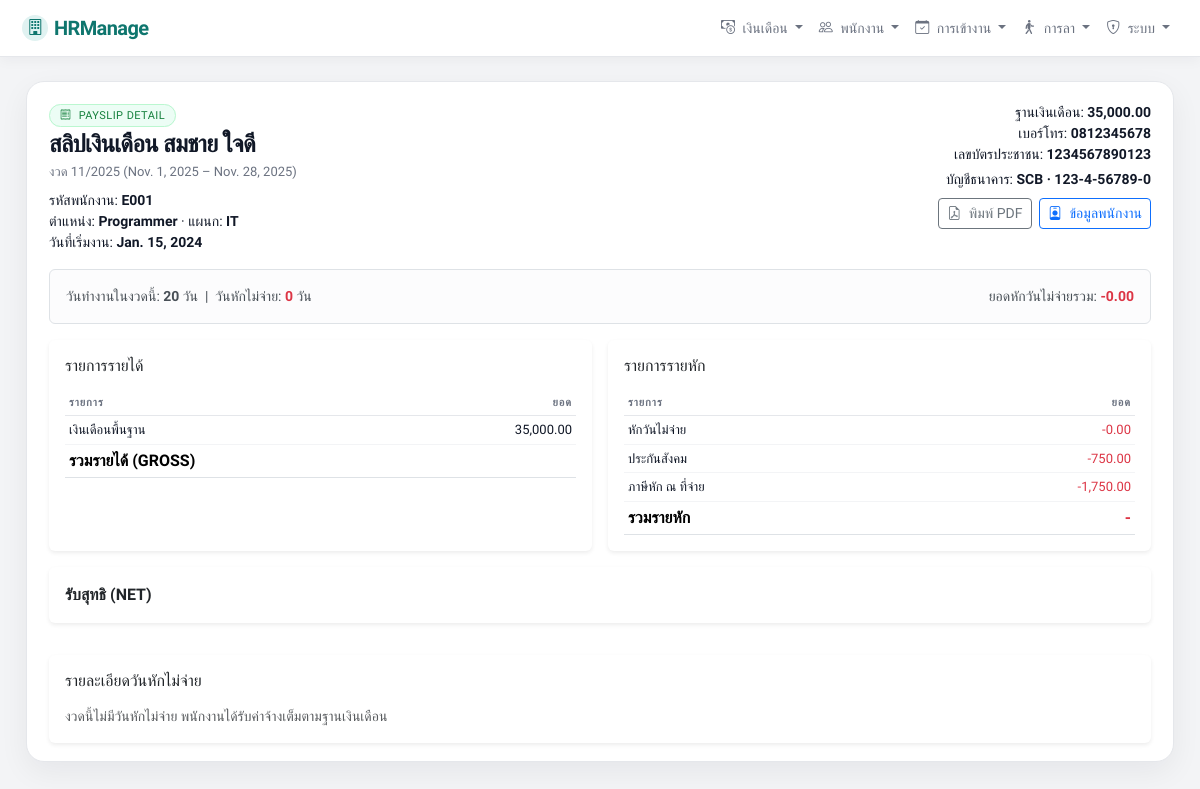
Page /hr/hr/payslips/7/ (signed in) on the committed database.
### app_hr/models.py (models this page shows, shortened)
class Payslip(models.Model):
    employee = models.ForeignKey(Employee, on_delete=models.CASCADE, related_name='payslips')
    period = models.ForeignKey(PayrollPeriod, on_delete=models.CASCADE, related_name='payslips')
    gross_income = models.DecimalField(max_digits=12, decimal_places=2, default=0, verbose_name="รายรับรวม")
    total_deduction = models.DecimalField(max_digits=12, decimal_places=2, default=0, verbose_name="รายหักรวม")
    net_income = models.DecimalField(max_digits=12, decimal_places=2, default=0, verbose_name="รับสุทธิ")
    generated_at = models.DateTimeField(auto_now_add=True)
    class Meta:
        unique_together = ('employee', 'period')

class Employee(models.Model):
    STATUS_CHOICES = (
        ('active', 'ทำงานอยู่'),
        ('inactive', 'ออกแล้ว'),
    )
    user = models.OneToOneField(
        User,
        on_delete=models.SET_NULL,
        null=True,
        blank=True,
        related_name='employee_profile',
        verbose_name="เชื่อมกับ User (สำหรับให้ล็อกอินดูสลิป)"
    )
    address = models.TextField(
        blank=True,
        null=True,
        verbose_name="ที่อยู่ติดต่อ"
    )
    phone_number = models.CharField(
        max_length=20,
        blank=True,
        null=True,
        verbose_name="เบอร์โทรศัพท์"
    )
    code = models.CharField(max_length=50, unique=True, verbose_name="รหัสพนักงาน")
    first_name = models.CharField(max_length=100, verbose_name="ชื่อ")
    last_name = models.CharField(max_length=100, verbose_name="นามสกุล")
    position = models.CharField(max_length=100, blank=True, null=True, verbose_name="ตำแหน่ง")
    department = models.CharField(max_length=100, blank=True, null=True, verbose_name="แผนก")
    hire_date = models.DateField(blank=True, null=True, verbose_name="วันที่เริ่มงาน")
    status = models.CharField(max_length=20, choices=STATUS_CHOICES, default='active')
    base_salary = models.DecimalField(
        max_digits=10,
        decimal_places=2,
        default=0,
        verbose_name="ฐานเงินเดือน / เดือน"
    )
    bank_name = models.CharField(max_length=100, blank=True, null=True, verbose_name="ธนาคาร")
    bank_account_no = models.CharField(max_length=50, blank=True, null=True, verbose_name="เลขบัญชี")
    citizen_id = models.CharField(max_length=20, blank=True, null=True, verbose_name="เลขบัตรประชาชน")

class PayrollPeriod(models.Model):
    month = models.IntegerField()   # 1-12
    year = models.IntegerField()
    start_date = models.DateField()
    end_date = models.DateField()
    is_closed = models.BooleanField(default=False, verbose_name="ปิดรอบแล้วหรือไม่")
    created_at = models.DateTimeField(auto_now_add=True)
    created_by = models.ForeignKey(
        User,
        on_delete=models.SET_NULL,
        null=True,
        blank=True,
        related_name='created_payroll_periods'
    )
    class Meta:
        unique_together = ('month', 'year')
        ordering = ['-year', '-month']

class PayslipItem(models.Model):
    TYPE_CHOICES = (
        ('earning', 'รายรับ'),
        ('deduction', 'รายหัก'),
    )
    payslip = models.ForeignKey(Payslip, on_delete=models.CASCADE, related_name='items')
    item_type = models.CharField(max_length=20, choices=TYPE_CHOICES)
    earning_type = models.ForeignKey(EarningType, on_delete=models.SET_NULL, null=True, blank=True)
    deduction_type = models.ForeignKey(DeductionType, on_delete=models.SET_NULL, null=True, blank=True)
    name = models.CharField(max_length=100, verbose_name="ชื่อรายการ")
    amount = models.DecimalField(max_digits=12, decimal_places=2, verbose_name="จำนวนเงิน")

class EarningType(models.Model):
    name = models.CharField(max_length=100, verbose_name="ชื่อรายรับ")
    code = models.CharField(max_length=50, unique=True, verbose_name="รหัส")
    is_taxable = models.BooleanField(default=True, verbose_name="นำไปคำนวณภาษีไหม")
    is_ssf = models.BooleanField(default=True, verbose_name="นำไปคำนวณประกันสังคมไหม")

class DeductionType(models.Model):
    name = models.CharField(max_length=100, verbose_name="ชื่อรายหัก")
    code = models.CharField(max_length=50, unique=True, verbose_name="รหัส")
    is_tax = models.BooleanField(default=False, verbose_name="เป็นภาษีไหม")
    is_ssf = models.BooleanField(default=False, verbose_name="เป็นประกันสังคมไหม")

### app_hr/views.py (the view, shortened to what this page needs)
# urls.py: path('hr/payslips/<int:pk>/', views.payslip_detail_view, name='payslip_detail'),
@hr_required
def payslip_detail_view(request, pk):
    payslip = get_object_or_404(
        Payslip.objects.select_related('employee', 'period'),
        pk=pk
    )
    items = PayslipItem.objects.filter(
        payslip=payslip
    ).select_related('earning_type', 'deduction_type')
    unpaid_item = None
    for it in items:
        if it.deduction_type and it.deduction_type.code == 'UNPAID':
            unpaid_item = it
            break
    emp = payslip.employee
    period = payslip.period
    working_days = []
    current = period.start_date
    while current <= period.end_date:
        if current.weekday() < 5 and not Holiday.objects.filter(date=current).exists():
            working_days.append(current)
        current += timedelta(days=1)
    att_qs = AttendanceRecord.objects.filter(
        employee=emp,
        work_date__gte=period.start_date,
        work_date__lte=period.end_date,
    )
    att_map = {a.work_date: a for a in att_qs}
    leave_qs = LeaveRecord.objects.filter(
        employee=emp,
        status='approved',
        start_date__lte=period.end_date,
        end_date__gte=period.start_date,
    ).select_related('leave_type')
    unpaid_leave_days = set()
    unpaid_details = []
    unpaid_days_count = 0
    for d in working_days:
        reason = None
        if d in unpaid_leave_days:
            reason = 'ลา (ไม่จ่ายเงิน)'
        else:
            att = att_map.get(d)
            if not att:
                reason = 'ไม่มีบันทึกเข้างาน (ขาด)'
            elif att.status == 'absent':
                reason = 'ขาดงาน'
        if reason:
            unpaid_days_count += 1
            unpaid_details.append({
                'date': d,
                'reason': reason,
            })
    context = {
        'payslip': payslip,
        'items': items,
        'unpaid_item': unpaid_item,
        'working_day_count': len(working_days),
        'unpaid_days_count': unpaid_days_count,
        'unpaid_details': unpaid_details,
    }
    return render(request, 'app_hr/payslip_detail.html', context)

### app_hr/views.py (called while the page is built)
def hr_required(view_func):
    decorated_view_func = login_required(
        user_passes_test(
            lambda u: u.is_staff or u.is_superuser,
        )(view_func)
    )
    return decorated_view_func

### app_hr/templates/app_hr/payslip_detail.html (shortened to what this page needs)
{% extends 'app_hr/hr_base.html' %}
{% load humanize %}
{% block content %}
<div class="card-soft mb-3">
  <div class="card-soft-inner">
    <div class="d-flex justify-content-between align-items-start mb-3 flex-wrap gap-2">
      <div>
        <span class="badge-pill pill-success mb-1">
          <i class="bi bi-receipt me-1"></i> Payslip Detail
        </span>
        <div class="page-title mb-0">
          สลิปเงินเดือน {{ payslip.employee.first_name }} {{ payslip.employee.last_name }}
        </div>
        <div class="page-subtitle">
          งวด {{ payslip.period.month }}/{{ payslip.period.year }}
          ({{ payslip.period.start_date }} – {{ payslip.period.end_date }})
        </div>
        <div class="mt-2 small">
          <div>
            รหัสพนักงาน: <strong>{{ payslip.employee.code }}</strong>
          </div>
          <div>
            ตำแหน่ง: <strong>{{ payslip.employee.position|default:"-" }}</strong>
            {% if payslip.employee.department %}
              · แผนก: <strong>{{ payslip.employee.department }}</strong>
            {% endif %}
          </div>
          {% if payslip.employee.hire_date %}
            <div>
              วันที่เริ่มงาน: <strong>{{ payslip.employee.hire_date }}</strong>
            </div>
          {% endif %}
        </div>
      </div>
      <div class="text-end small">
        <div>
          ฐานเงินเดือน:
          <strong>{{ payslip.employee.base_salary|default:0|floatformat:2|intcomma }}</strong>
        </div>
        {% if payslip.employee.phone_number %}
          <div>
            เบอร์โทร: <strong>{{ payslip.employee.phone_number }}</strong>
          </div>
        {% endif %}
        {% if payslip.employee.citizen_id %}
          <div>
            เลขบัตรประชาชน:
            <strong>{{ payslip.employee.citizen_id }}</strong>
          </div>
        {% endif %}
        {% if payslip.employee.bank_name or payslip.employee.bank_account_no %}
          <div class="mt-1">
            บัญชีธนาคาร:
            <strong>
              {{ payslip.employee.bank_name|default:"" }}
              {% if payslip.employee.bank_account_no %}
                · {{ payslip.employee.bank_account_no }}
              {% endif %}
            </strong>
          </div>
        {% endif %}
        <div class="mt-2">
          <a href="{% url 'app_hr:payslip_pdf' payslip.pk %}" class="btn btn-sm btn-outline-secondary" target="_blank">
            <i class="bi bi-file-earmark-pdf me-1"></i> พิมพ์ PDF
          </a>
          <a href="{% url 'app_hr:employee_edit' payslip.employee.pk %}"
            class="btn btn-sm btn-outline-primary ms-1">
            <i class="bi bi-person-badge me-1"></i> ข้อมูลพนักงาน
          </a>
        </div>
      </div>
    </div>
    <div class="alert alert-light border d-flex flex-wrap justify-content-between align-items-center small mb-3">
      <div>
        วันทำงานในงวดนี้: <strong>{{ working_day_count }}</strong> วัน
        &nbsp;|&nbsp;
        วันหักไม่จ่าย: <strong class="text-danger">{{ unpaid_days_count }}</strong> วัน
      </div>
      {% if unpaid_item %}
        <div>
          ยอดหักวันไม่จ่ายรวม:
          <strong class="text-danger">-{{ unpaid_item.amount|floatformat:2|intcomma }}</strong>
        </div>
      {% endif %}
    </div>
    <div class="row g-3">
      <div class="col-md-6">
        <div class="card border-0 shadow-sm h-100">
          <div class="card-body">
            <h2 class="h6 mb-3">รายการรายได้</h2>
            <table class="table table-sm mb-0">
              <thead>
                <tr>
                  <th>รายการ</th>
                  <th class="text-number">ยอด</th>
                </tr>
              </thead>
              <tbody>
                {% for item in items %}
                  {% if item.earning_type %}
                    <tr>
                      <td>{{ item.earning_type.name }}</td>
                      <td class="text-number">{{ item.amount|floatformat:2|intcomma }}</td>
                    </tr>
                  {% endif %}
                {% empty %}
                  <tr>
                    <td colspan="2" class="text-muted text-center">ไม่มีรายการรายได้</td>
                  </tr>
                {% endfor %}
              </tbody>
              <tfoot>
                <tr>
                  <th>รวมรายได้ (GROSS)</th>
                  <th class="text-number">{{ payslip.gross_amount|floatformat:2|intcomma }}</th>
                </tr>
              </tfoot>
            </table>
          </div>
        </div>
      </div>
      <div class="col-md-6">
        <div class="card border-0 shadow-sm h-100">
          <div class="card-body">
            <h2 class="h6 mb-3">รายการรายหัก</h2>
            <table class="table table-sm mb-0">
              <thead>
                <tr>
                  <th>รายการ</th>
                  <th class="text-number">ยอด</th>
                </tr>
              </thead>
              <tbody>
                {% for item in items %}
                  {% if item.deduction_type %}
                    <tr>
                      <td>
                        {{ item.deduction_type.name }}
                      </td>
                      <td class="text-number text-danger">-{{ item.amount|floatformat:2|intcomma }}</td>
                    </tr>
                  {% endif %}
                {% endfor %}
              </tbody>
              <tfoot>
                <tr>
                  <th>รวมรายหัก</th>
                  <th class="text-number text-danger">-{{ payslip.deduction_amount|floatformat:2|intcomma }}</th>
                </tr>
              </tfoot>
            </table>
          </div>
        </div>
      </div>
      <div class="col-12">
        <div class="card border-0 shadow-sm mb-3">
          <div class="card-body d-flex justify-content-between align-items-center flex-wrap gap-2">
            <div class="fw-semibold">
              รับสุทธิ (NET)
            </div>
          </div>
        </div>
      </div>
      <div class="col-12">
        <div class="card border-0 shadow-sm">
          <div class="card-body">
            <h2 class="h6 mb-3">
              รายละเอียดวันหักไม่จ่าย
            </h2>
            {% if unpaid_days_count %}
              <table class="table table-sm mb-0">
                <thead>
                  <tr>
                    <th>วันที่</th>
                    <th>เหตุผล</th>
                  </tr>
                </thead>
                <tbody>
                  {% for row in unpaid_details %}
                    <tr>
                      <td>{{ row.date }}</td>
                      <td>{{ row.reason }}</td>
                    </tr>
                  {% endfor %}
                </tbody>
              </table>
            {% else %}
              <div class="text-muted small">
                งวดนี้ไม่มีวันหักไม่จ่าย พนักงานได้รับค่าจ้างเต็มตามฐานเงินเดือน
              </div>
            {% endif %}
          </div>
        </div>
      </div>
    </div>
  </div>
</div>
{% endblock %}

### app_hr/templates/app_hr/hr_base.html (style rules this page uses)
:root { --brand: #0f766e; --brand-soft: #e0f2f1; --bg: #f3f4f6; --card: #ffffff; --border-soft: #e5e7eb; --text-main: #111827; --text-muted: #6b7280; }
* { box-sizing: border-box; }
body { min-height: 100vh; margin: 0; background: var(--bg); color: var(--text-main); font-family: "Prompt", system-ui, -apple-system, BlinkMacSystemFont, "Segoe UI", sans-serif; }
.card-soft { background: var(--card); border-radius: 18px; border: 1px solid var(--border-soft); box-shadow: 0 10px 30px rgba(15, 23, 42, 0.06); }
.card-soft-inner { padding: 18px 18px 16px; }
@media (min-width: 768px) { .card-soft-inner { padding: 20px 22px 18px; } }
.badge-pill { border-radius: 999px; padding: 4px 10px; font-size: 11px; letter-spacing: 0.04em; text-transform: uppercase; }
.pill-success { background: #ecfdf5; color: #15803d; border: 1px solid #bbf7d0; }
.page-title { font-weight: 700; letter-spacing: -0.03em; font-size: clamp(18px, 2.4vw, 24px); margin-bottom: 4px; color: var(--text-main); }
.page-subtitle { color: var(--text-muted); font-size: 13px; }
.table thead { background: #f9fafb; }
.table thead th { border-bottom-color: var(--border-soft) !important; font-size: 11px; text-transform: uppercase; letter-spacing: 0.08em; color: var(--text-muted); white-space: nowrap; }
.table tbody td { border-color: #f3f4f6; font-size: 13px; color: var(--text-main); vertical-align: middle; }
.text-number { text-align: right; font-feature-settings: "tnum" 1, "lnum" 1; }

### rows in the picture
Payslip: employee.first_name "สมชาย", employee.last_name "ใจดี", period.month "11", period.year "2025", period.start_date "Nov. 1, 2025", period.end_date "Nov. 28, 2025", employee.code "E001", employee.position "Programmer", employee.department "IT", employee.hire_date "Jan. 15, 2024", employee.base_salary "35,000.00", employee.phone_number "0812345678", employee.citizen_id "1234567890123", employee.bank_name "SCB", employee.bank_account_no "123-4-56789-0"
PayslipItem: amount "0.00", deduction_type.name "หักวันไม่จ่าย"
PayslipItem: earning_type.name "เงินเดือนพื้นฐาน", amount "35,000.00"
PayslipItem: deduction_type.name "ประกันสังคม", amount "750.00"
PayslipItem: deduction_type.name "ภาษีหัก ณ ที่จ่าย", amount "1,750.00"

### other values in the picture
{{ working_day_count }} "20"
{{ unpaid_days_count }} "0"
